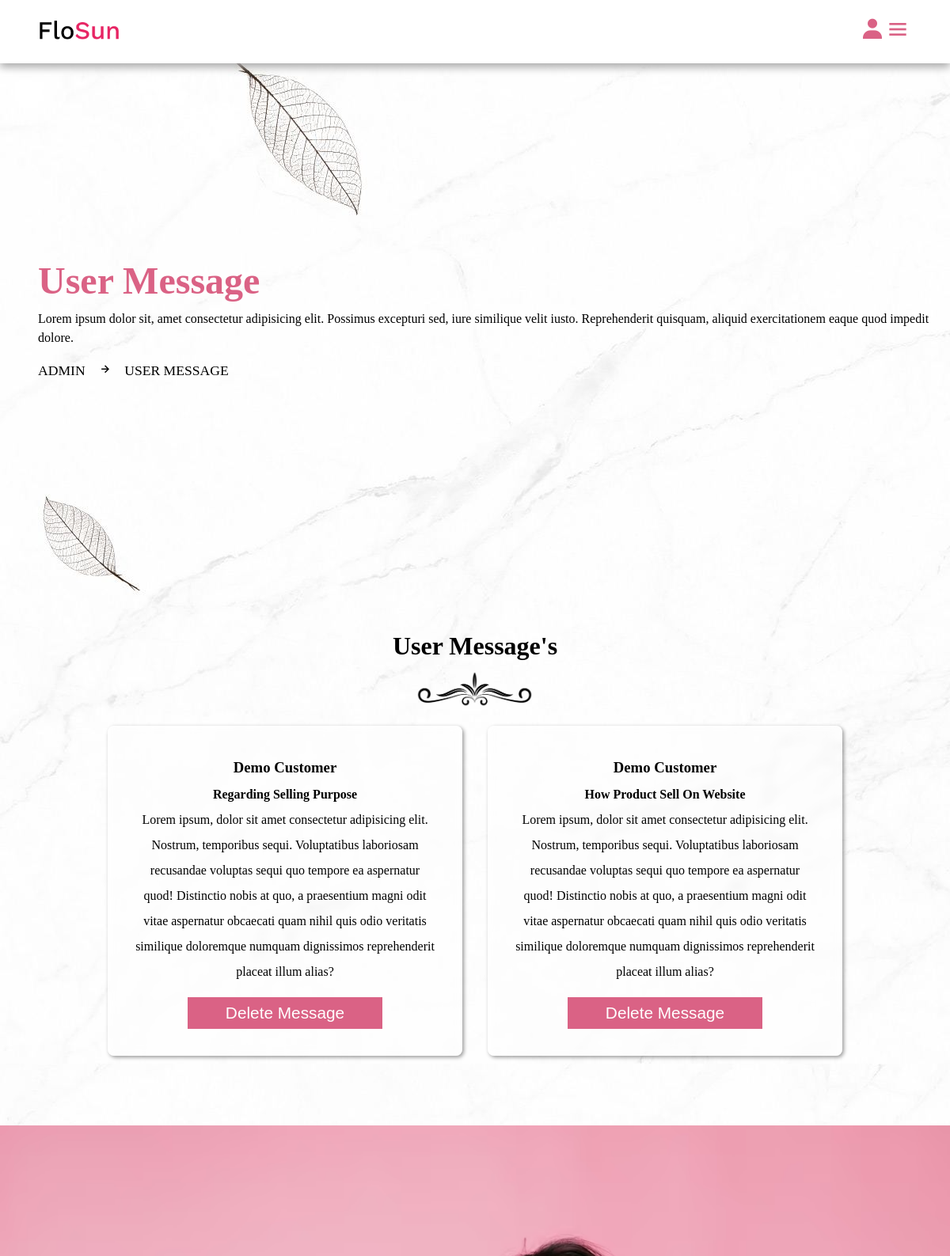
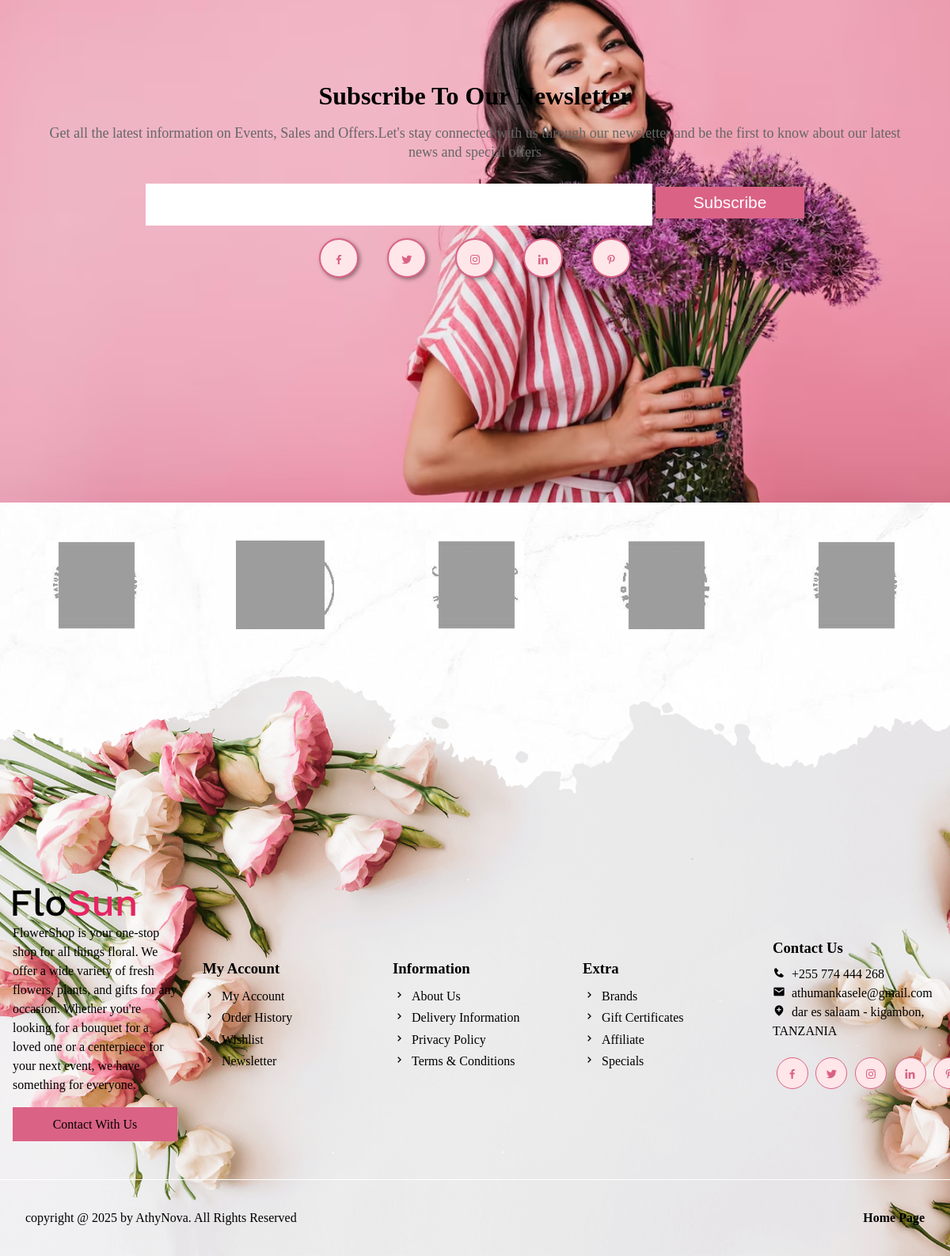
Screenshot of /admin/admin_message.php (signed in) with the database file from the repository (2 pictures, top to bottom).
### tables this page shows
CREATE TABLE `message` (
  `id` varchar(20) NOT NULL,
  `user_id` varchar(20) NOT NULL,
  `name` varchar(50) NOT NULL,
  `email` varchar(100) NOT NULL,
  `subject` varchar(200) NOT NULL,
  `message` varchar(500) NOT NULL
);

### admin/admin_message.php (the view, shortened to what this page needs)
<?php
    include '../components/connect.php';
?>
<!DOCTYPE html>
<html lang="en">
<head>
    <link href='https://unpkg.com/boxicons@2.1.4/css/boxicons.min.css' rel='stylesheet'>
    <link rel="stylesheet" href="../css/admin_style.css?v=<?php echo time(); ?>">
</head>
<body>
    <?php include '../components/admin_header.php'; ?>
    <div class="banner">
        <div class="detail">
            <h1>user message</h1>
            <p>Lorem ipsum dolor sit, amet consectetur adipisicing elit. Possimus excepturi sed, iure similique velit iusto. Reprehenderit quisquam, aliquid exercitationem eaque quod impedit dolore.</p>
            <span><a href="dashboard.php">admin</a><i class="bx bx-right-arrow-alt"></i>user message</span>
        </div>
    </div>
    <section class="message-container">
        <div class="heading">
            <h1>user message's</h1>
            <img src="../image/separator.png">
        </div>
        <div class="box-container">
           <?php
                $select_message = $conn->prepare("SELECT * FROM `message`");
                $select_message->execute();
                if ($select_message->rowCount() > 0) {
                    while ($fetch_message = $select_message->fetch(PDO::FETCH_ASSOC)) {
            ?>
            <div class="box">
                <h3 class="name"><?= $fetch_message['name'];?></h3>
                <h4><?= $fetch_message['subject'];?></h4>
                <p><?= $fetch_message['message'];?></p>
                <form action="" method="post">
                    <button type="submit" name="delete" class="btn" onclick="return confirm('delete this message')">delete message</button>
                </form>
            </div>
            <?php
                    }
                }else{
                    echo '
                        <div class="empty" style="margin: 2rem auto">
                            <p>no message</p>
                        </div>
                    ';
                }
           ?>
        </div>
    </section>
    <?php include '../components/admin_footer.php'; ?>
</body>
</html>

### css/admin_style.css (style rules this page uses)
* { margin: 0; padding: 0; box-sizing: border-box; outline: none; text-decoration: none; list-style: none; }
:root { --main-color: #da6285; --pink-color: #ff8e9d; --pink-opacity: #ffe6e9; --white-alfa-40: rgba(255, 255, 255, 0.40); --white-alfa-25: rgba(255, 255, 255, 0.25); --backdrop-filter: blur(5px); --padding: 5vh 15px; --box-shadow: 2px 2px 5px rgba(0, 0, 0, 0.40); }
body { background-image: url('../image/body.jpg'); }
html { scroll-behavior: smooth; }
button, input { border: none; }
.btn { display: inline-block; padding: .5rem 3rem; margin-top: 1rem; background-color: var(--main-color); color: #fff; cursor: pointer; text-align: center; position: relative; z-index: 100; font-size: 1.3rem; text-transform: capitalize; }
.btn::before { position: absolute; content: ''; width: 0%; height: 100%; background-color: #000; left: 0; top: 0; transition: .5s; z-index: -10; }
.box-container { display: grid; grid-template-columns: repeat(auto-fit, 30rem); align-items: center; justify-content: center; }
.box-container .box { background-color: var(--white-alfa-25); border: 2px solid var(--white-alfa-40); backdrop-filter: var(--backdrop-filter); box-shadow: var(--box-shadow); margin: 1rem; border-radius: .5rem; }
.heading { text-align: center; line-height: 1.5; }
.heading h1 { font-size: 2rem; text-transform: capitalize; }
.heading img { margin-top: .5rem; width: 150px!important; }
section { padding: 6%; }
.banner { margin-top: 5rem; width: 100%; height: 80vh; display: flex; align-items: center; background-position: center; background-size: cover; animation: banner 2s infinite alternate; }
.banner .detail { padding-left: 4%; line-height: 1.5; }
.banner .detail p { font-size: 16px; margin-bottom: 1rem; }
.banner .detail span { text-transform: uppercase; font-size: 1.1rem; margin-top: 1rem; }
.banner .detail a { color: #000; }
.banner .detail span i { margin: 0 1rem; }
.banner h1 { font-size: 3rem; color: var(--main-color); text-transform: capitalize; }
.message-container .box-container .box { line-height: 2; padding: 2rem; text-align: center; }
.message-container .box-container .box h3 { text-transform: capitalize; }
.message-container .box-container .box h4 { text-transform: capitalize; }

### rows the page displays
message: name "Demo Customer", subject "Regarding Selling Purpose", message "Lorem ipsum, dolor sit amet consectetur adipisicing elit. Nostrum, temporibus sequi. Voluptatibus laboriosam recusandae voluptas sequi quo tempore ea aspernatur quod! Distinctio nobis at quo, a praesentium magni odit vitae aspernatur obcaecati quam nihil quis odio veritatis similique doloremque numquam dignissimos reprehenderit placeat illum alias?"
message: name "Demo Customer", subject "How Product Sell On Website", message "Lorem ipsum, dolor sit amet consectetur adipisicing elit. Nostrum, temporibus sequi. Voluptatibus laboriosam recusandae voluptas sequi quo tempore ea aspernatur quod! Distinctio nobis at quo, a praesentium magni odit vitae aspernatur obcaecati quam nihil quis odio veritatis similique doloremque numquam dignissimos reprehenderit placeat illum alias?"
